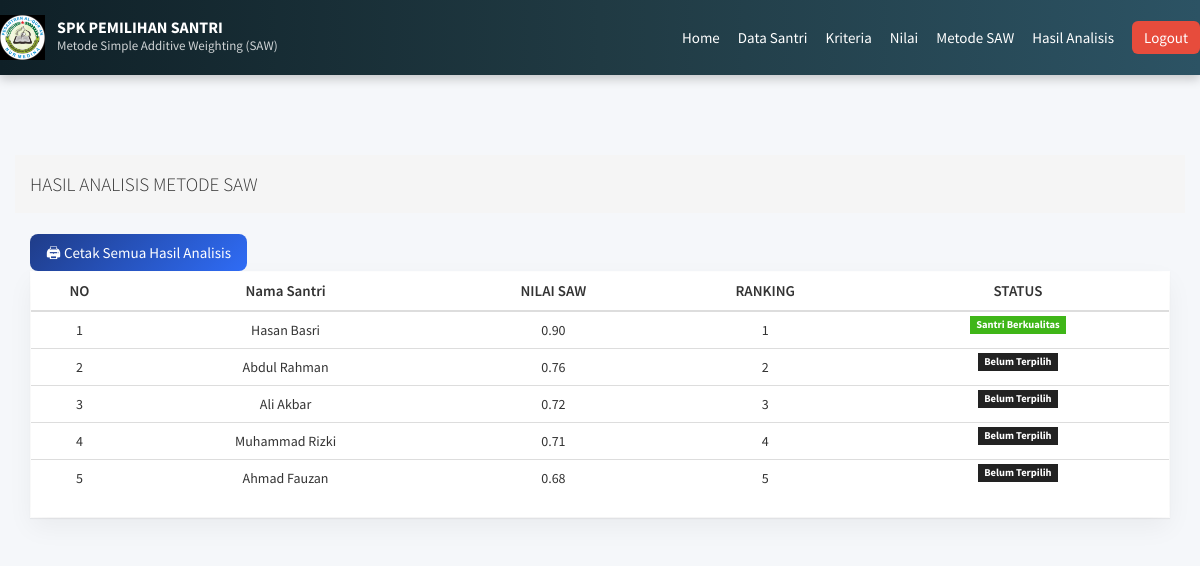
Page /admin/hasil.php (signed in) on the committed database.
### tables this page shows
CREATE TABLE `tbl_alternatif` (
  `id_alternatif` int(11) NOT NULL,
  `nama_alternatif` varchar(50) NOT NULL,
  `nilai_saw` double NOT NULL,
  `ranking` int(11) NOT NULL
);

### admin/hasil.php (the view, shortened to what this page needs)
<?php include 'header.php'; ?>
<div class="container">
    <div class="row">
        <ol class="breadcrumb"><h4>HASIL ANALISIS METODE SAW</h4></ol>
    </div>
    <a href="cetak_hasil.php" target="_blank" class="btn btn-modern">
                    🖨 Cetak Semua Hasil Analisis
                </a>
    <div class="panel panel-container ">
        <div class="bootstrap-table-responsive card shadow-sm border-0 rounded-4">
            <div class="mb-3 text-end card-body">
            <div class="table-responsive ">
                <table class="table table-hover align-middle text-center">
                    <thead>
                        <tr>
                            <th class="text-center">NO</th>
                            <th class="text-center">Nama Santri</th>
                            <th class="text-center">NILAI SAW</th>
                            <th class="text-center">RANKING</th>
                            <th class="text-center">STATUS</th>
                        </tr>
                    </thead>
                    <tbody>
                        <?php
                        $data = mysqli_query($koneksi, "SELECT * FROM tbl_alternatif ORDER BY ranking");
                        $no = 1;
                        while ($a = mysqli_fetch_array($data)) {
                            if ($a['ranking'] <= 1) {
                                $status = '<span class="label label-success">Santri Berkualitas</span>';
                            } else {
                                $status = '<span class="label label-default">Belum Terpilih</span>';
                            }
                        ?>
                        <tr>
                            <td class="text-center"><?php echo $no++; ?></td>
                            <td class="text-center"><?php echo $a['nama_alternatif']; ?></td>
                            <td class="text-center"><?php echo number_format($a['nilai_saw'], 2); ?></td>
                            <td class="text-center"><?php echo $a['ranking']; ?></td>
                            <td class="text-center"><?php echo $status; ?></td>
                        </tr>
                        <?php } ?>
                    </tbody>
                </table>
            </div>
        </div>
    </div>
</div>

### admin/hasil.php (style rules this page uses)
body { background: #f5f7fa; }
.card { box-shadow: 0 10px 25px rgba(0,0,0,0.05); }
table th { font-size: 15px; font-weight: 600; }
table td { font-size: 14px; }
.btn-modern { background: linear-gradient(135deg, #1f3c88, #2f6cf6); color: #fff; border: none; border-radius: 8px; padding: 8px 16px; font-weight: 500; }

### rows in the picture
tbl_alternatif: nama_alternatif "Hasan Basri", nilai_saw "0.90", ranking "1", shows "Santri Berkualitas"
tbl_alternatif: nama_alternatif "Abdul Rahman", nilai_saw "0.76", ranking "2", shows "Belum Terpilih"
tbl_alternatif: nama_alternatif "Ali Akbar", nilai_saw "0.72", ranking "3", shows "Belum Terpilih"
tbl_alternatif: nama_alternatif "Muhammad Rizki", nilai_saw "0.71", ranking "4", shows "Belum Terpilih"
tbl_alternatif: nama_alternatif "Ahmad Fauzan", nilai_saw "0.68", ranking "5", shows "Belum Terpilih"
